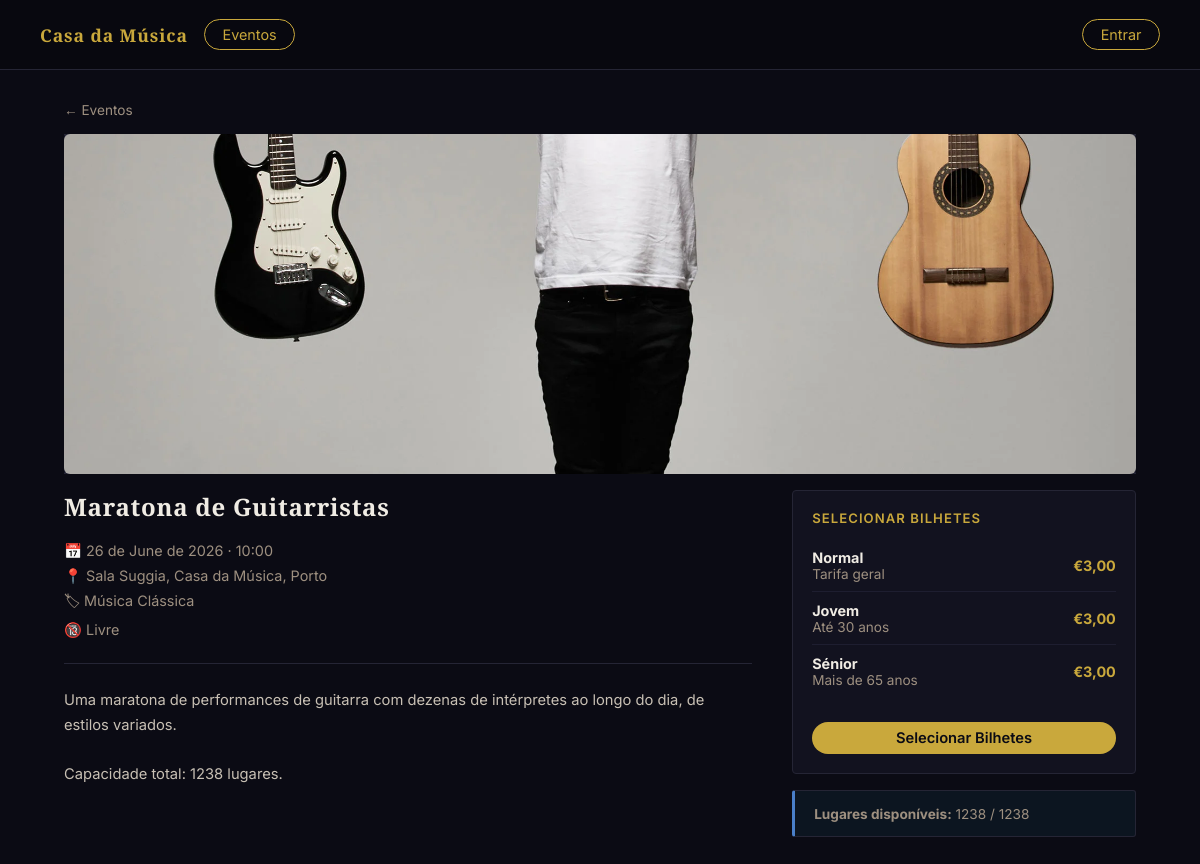
The app's page /evento.php?id=4 with its own data.
### tables this page shows
CREATE TABLE "eventos" (
	"id"	INTEGER,
	"nome"	TEXT NOT NULL,
	"descricao"	TEXT,
	"data"	TEXT NOT NULL,
	"hora"	TEXT NOT NULL,
	"sala"	TEXT NOT NULL,
	"categoria"	TEXT NOT NULL,
	"classificacao_etaria"	TEXT DEFAULT 'Livre',
	"capacidade"	INTEGER NOT NULL DEFAULT 300,
	"estado"	TEXT NOT NULL DEFAULT 'rascunho' CHECK("estado" IN ('publicado', 'rascunho', 'cancelado')),
	"data_criacao"	TEXT NOT NULL DEFAULT (datetime('now')),
	"imagem"	TEXT,
	PRIMARY KEY("id" AUTOINCREMENT)
);

### scripts/sessao.php (called while the page is built, shortened)
<?php
function isLoggedIn(): bool {
    return isset($_SESSION['utilizador_id']);
}

### evento.php (the view, shortened to what this page needs)
<?php
require_once 'scripts/sessao.php';
$id = (int)($_GET['id'] ?? 0);
$db   = getDB();
$stmt = $db->prepare(
    'SELECT id, nome, descricao, data, hora, sala, categoria, classificacao_etaria, capacidade, imagem
     FROM eventos WHERE id = :id AND estado = \'publicado\''
);
$stmt->bindValue(':id', $id, SQLITE3_INTEGER);
$ev = $stmt->execute()->fetchArray(SQLITE3_ASSOC);
$stmtP = $db->prepare('SELECT tipo, preco FROM precos WHERE evento_id = :id ORDER BY tipo');
$stmtP->bindValue(':id', $id, SQLITE3_INTEGER);
$resP   = $stmtP->execute();
$precos = [];
while ($p = $resP->fetchArray(SQLITE3_ASSOC)) {
    $precos[$p['tipo']] = (float)$p['preco'];
}
$stmtV = $db->prepare(
    'SELECT COALESCE(SUM(ic.quantidade),0) AS vendidos
     FROM itens_compra ic
     JOIN compras c ON c.id = ic.compra_id
     WHERE c.evento_id = :id AND c.estado = \'confirmado\''
);
$stmtV->bindValue(':id', $id, SQLITE3_INTEGER);
$vendidos    = (int)$stmtV->execute()->fetchArray(SQLITE3_ASSOC)['vendidos'];
$disponiveis = (int)$ev['capacidade'] - $vendidos;
$labels = ['normal' => 'Normal', 'jovem' => 'Jovem', 'senior' => 'Sénior'];
?>
<!DOCTYPE html>
<html lang="pt">
<head>
  <link rel="stylesheet" href="styles/evento.css" />
</head>
<body>
  <nav>
    <div class="nav-left">
      <a href="index.php" class="nav-brand">Casa da Música</a>
      <a href="eventos.php" class="btn-pill">Eventos</a>
    </div>
    <div class="nav-right">
      <?php if (isLoggedIn()): $u = getUtilizador(); ?>
        <a href="<?= $u['perfil'] === 'administrador' ? 'admin.php' : ($u['perfil'] === 'vendedor' ? 'vendedor.php' : 'cliente.php') ?>" class="btn-pill">
          <?= htmlspecialchars($u['nome']) ?>
        </a>
        <a href="scripts/logout.php" class="btn-pill btn-pill-light">Sair</a>
      <?php else: ?>
        <a href="login.html" class="btn-pill">Entrar</a>
      <?php endif; ?>
    </div>
  </nav>
  <main class="page">
    <p class="text-sm mb-2"><a href="eventos.php">← Eventos</a></p>
    <div class="img-box img-box-lg mb-2">
      <?php if (!empty($ev['imagem'])): ?>
        <img src="<?= htmlspecialchars($ev['imagem']) ?>" alt="<?= htmlspecialchars($ev['nome']) ?>" style="width: 100%; height: 100%; object-fit: cover; display: block; border-radius: 6px;" />
      <?php else: ?>
        <div style="width: 100%; height: 100%; background: #2a2a3a; border-radius: 6px; display: flex; align-items: center; justify-content: center; font-size: 1rem; color: #666;">Sem imagem de capa</div>
      <?php endif; ?>
    </div>
    <div class="detail-grid">
      <div>
        <h1 class="page-title"><?= htmlspecialchars($ev['nome']) ?></h1>
        <p class="detail-meta">📅 <?= htmlspecialchars(date('d \d\e F \d\e Y', strtotime($ev['data']))) ?> · <?= htmlspecialchars(substr($ev['hora'], 0, 5)) ?></p>
        <p class="detail-meta">📍 <?= htmlspecialchars($ev['sala']) ?>, Casa da Música, Porto</p>
        <p class="detail-meta">🏷 <?= htmlspecialchars($ev['categoria']) ?></p>
        <?php if ($ev['classificacao_etaria']): ?>
        <p class="detail-meta">🔞 <?= htmlspecialchars($ev['classificacao_etaria']) ?></p>
        <?php endif; ?>
        <hr />
        <?php if ($ev['descricao']): ?>
        <p class="detail-desc"><?= nl2br(htmlspecialchars($ev['descricao'])) ?></p>
        <?php endif; ?>
        <p class="detail-desc">Capacidade total: <?= (int)$ev['capacidade'] ?> lugares.</p>
      </div>
      <div>
        <div class="ticket-box">
          <p class="ticket-box-title">Selecionar Bilhetes</p>
          <?php foreach ($labels as $tipo => $label): ?>
          <?php if (isset($precos[$tipo])): ?>
          <div class="ticket-row">
            <div>
              <p class="text-bold"><?= $label ?></p>
              <p class="text-sm"><?= $tipo === 'jovem' ? 'Até 30 anos' : ($tipo === 'senior' ? 'Mais de 65 anos' : 'Tarifa geral') ?></p>
            </div>
            <span class="ticket-price">€<?= number_format($precos[$tipo], 2, ',', '.') ?></span>
          </div>
          <?php endif; ?>
          <?php endforeach; ?>
          <?php if ($disponiveis > 0): ?>
            <?php
            $destino = 'carrinho.php?evento_id=' . (int)$ev['id'];
            $href    = isLoggedIn() ? $destino : ('login.html?next=' . urlencode($destino));
            ?>
            <a href="<?= $href ?>" class="btn btn-full mt-3">Selecionar Bilhetes</a>
          <?php else: ?>
          <button class="btn btn-full mt-3" disabled>Esgotado</button>
          <?php endif; ?>
        </div>
        <div class="alert alert-info mt-2">
          <p class="text-sm">
            <strong>Lugares disponíveis:</strong>
            <?= $disponiveis ?> / <?= (int)$ev['capacidade'] ?>
          </p>
        </div>
      </div>
    </div>
  </main>
</body>
</html>

### styles/evento.css (style rules this page uses)
*, *::before, *::after { box-sizing: border-box; margin: 0; padding: 0; }
body { font-family: 'Inter', system-ui, sans-serif; color: #f0ece4; background: #0b0b14; }
nav { display: flex; align-items: center; justify-content: space-between; background: #08080f; border-bottom: 1px solid #252535; padding: 0 2.5rem; height: 70px; position: sticky; top: 0; z-index: 10; }
.nav-left { display: flex; align-items: center; gap: 1rem; }
.nav-right { display: flex; align-items: center; gap: 1.5rem; }
.nav-brand { font-family: 'Cinzel', Georgia, serif; font-weight: 600; font-size: 1.1rem; color: #c9a83c; text-decoration: none; letter-spacing: 0.05em; }
.btn-pill { background: transparent; color: #c9a83c; border: 1px solid #c9a83c; border-radius: 999px; padding: 0.38rem 1.1rem; font-size: 0.9rem; cursor: pointer; text-decoration: none; display: inline-block; white-space: nowrap; transition: background 0.15s, color 0.15s; }
.page { padding: 2rem 4rem; max-width: 1200px; margin: 0 auto; }
.page-title { font-family: 'Cinzel', Georgia, serif; font-size: 1.5rem; font-weight: 600; margin-bottom: 1.2rem; color: #f0ece4; letter-spacing: 0.03em; }
.img-box { width: 100%; background: #181828; background-image: linear-gradient(to bottom right, transparent calc(50% - 1px), #252535 calc(50% - 1px), #252535 calc(50% + 1px), transparent calc(50% + 1px)), linear-gradient(to bottom left, transparent calc(50% - 1px), #252535 calc(50% - 1px), #252535 calc(50% + 1px), transparent calc(50% + 1px)); }
.img-box-lg { height: 340px; }
.btn { background: #c9a83c; color: #0b0b14; border: none; border-radius: 999px; padding: 0.45rem 1.4rem; font-size: 0.92rem; font-weight: 600; cursor: pointer; text-decoration: none; display: inline-block; white-space: nowrap; transition: background 0.15s; }
.btn-full { width: 100%; text-align: center; }
.detail-grid { display: grid; grid-template-columns: 2fr 1fr; gap: 2.5rem; }
.detail-meta { font-size: 0.9rem; color: #9e9080; margin-bottom: 0.4rem; }
.detail-desc { font-size: 0.92rem; line-height: 1.7; margin: 1rem 0 1.5rem; color: #c8c0b4; }
.ticket-box { background: #12121f; border: 1px solid #252535; padding: 1.2rem; border-radius: 4px; }
.ticket-box-title { font-weight: 600; margin-bottom: 0.8rem; color: #c9a83c; font-size: 0.82rem; text-transform: uppercase; letter-spacing: 0.08em; }
.ticket-row { display: flex; justify-content: space-between; align-items: center; padding: 0.6rem 0; border-bottom: 1px solid #1e1e30; font-size: 0.9rem; }
.ticket-row:last-of-type { border-bottom: none; }
.ticket-price { font-weight: bold; color: #c9a83c; }
.alert { padding: 0.9rem 1.2rem; background: #12121f; border: 1px solid #252535; margin-bottom: 1.5rem; border-radius: 3px; }
.alert-info { background: #0c1520; border-left: 3px solid #4a7fc9; }
hr { border: none; border-top: 1px solid #252535; margin: 1.5rem 0; }
a { color: #9e9080; text-decoration: none; transition: color 0.15s; }
.mt-2 { margin-top: 1rem; }
.mt-3 { margin-top: 1.5rem; }
.mb-2 { margin-bottom: 1rem; }
.text-bold { font-weight: bold; }
.text-sm { font-size: 0.85rem; color: #9e9080; }

### records on screen
eventos: imagem (picture), nome "Maratona de Guitarristas", data "26 de June de 2026", hora "10:00", sala "Sala Suggia", categoria "Música Clássica", classificacao_etaria "Livre", descricao "Uma maratona de performances de guitarra com dezenas de intérpretes ao longo do dia, de estilos variados.", capacidade "1238"

### other values on screen
$label "Normal"
$precos[$tipo] "3,00"
$label "Jovem"
$label "Sénior"
